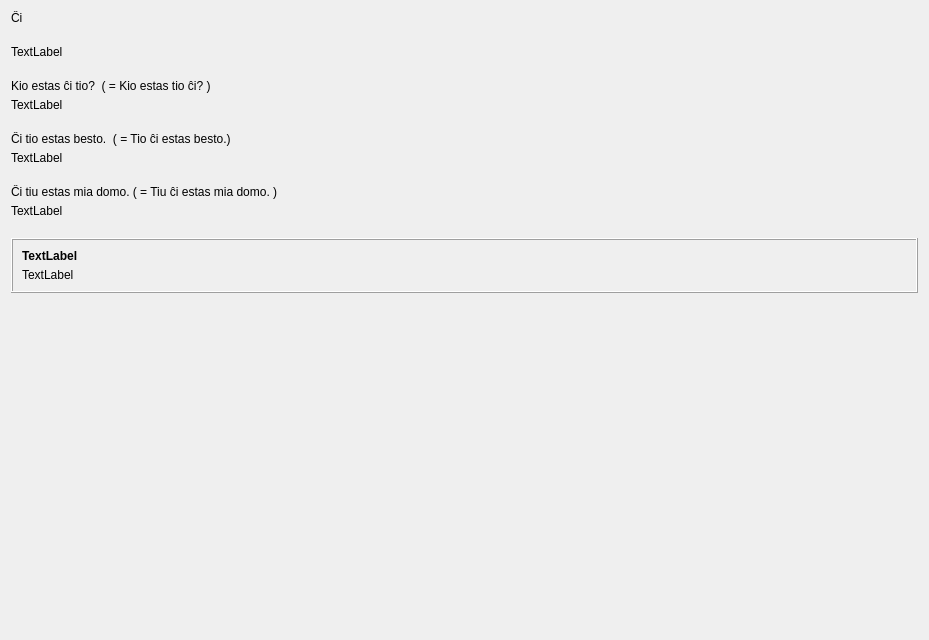
         <widget class="QWidget" name="scrollAreaWidgetContents_5">
          <property name="geometry">
           <rect>
            <x>0</x>
            <y>0</y>
            <width>929</width>
            <height>640</height>
           </rect>
          </property>
          <layout class="QVBoxLayout" name="verticalLayout_33">
           <property name="spacing">
            <number>20</number>
           </property>
           <item>
            <widget class="titolo" name="label_58">
             <property name="sizePolicy">
              <sizepolicy hsizetype="Preferred" vsizetype="Maximum">
               <horstretch>0</horstretch>
               <verstretch>0</verstretch>
              </sizepolicy>
             </property>
             <property name="text">
              <string>Ĉi</string>
             </property>
            </widget>
           </item>
           <item>
            <widget class="QLabel" name="Lec05_Label7">
             <property name="text">
              <string>TextLabel</string>
             </property>
             <property name="wordWrap">
              <bool>true</bool>
             </property>
            </widget>
           </item>
           <item>
            <layout class="QVBoxLayout" name="verticalLayout_82">
             <property name="spacing">
              <number>5</number>
             </property>
             <item>
              <widget class="klakbutono_nova" name="Lec05_Button493">
               <property name="text">
                <string>Kio estas ĉi tio?  ( = Kio estas tio ĉi? )</string>
               </property>
               <property name="wordWrap">
                <bool>true</bool>
               </property>
              </widget>
             </item>
             <item>
              <widget class="QLabel" name="Lec05_Label456">
               <property name="text">
                <string>TextLabel</string>
               </property>
               <property name="wordWrap">
                <bool>true</bool>
               </property>
              </widget>
             </item>
            </layout>
           </item>
           <item>
            <layout class="QVBoxLayout" name="verticalLayout_83">
             <property name="spacing">
              <number>5</number>
             </property>
             <item>
              <widget class="klakbutono_nova" name="Lec05_Button494">
               <property name="text">
                <string>Ĉi tio estas besto.  ( = Tio ĉi estas besto.)</string>
               </property>
               <property name="wordWrap">
                <bool>true</bool>
               </property>
              </widget>
             </item>
             <item>
              <widget class="QLabel" name="Lec05_Label457">
               <property name="text">
                <string>TextLabel</string>
               </property>
               <property name="wordWrap">
                <bool>true</bool>
               </property>
              </widget>
             </item>
            </layout>
           </item>
           <item>
            <layout class="QVBoxLayout" name="verticalLayout_84">
             <property name="spacing">
              <number>5</number>
             </property>
             <item>
              <widget class="klakbutono_nova" name="Lec05_Button110">
               <property name="text">
                <string>Ĉi tiu estas mia domo. ( = Tiu ĉi estas mia domo. )</string>
               </property>
               <property name="wordWrap">
                <bool>true</bool>
               </property>
              </widget>
             </item>
             <item>
              <widget class="QLabel" name="Lec05_Label24">
               <property name="text">
                <string>TextLabel</string>
               </property>
               <property name="wordWrap">
                <bool>true</bool>
               </property>
              </widget>
             </item>
            </layout>
           </item>
           <item>
            <widget class="QFrame" name="frame_21">
             <property name="frameShape">
              <enum>QFrame::Box</enum>
             </property>
             <property name="frameShadow">
              <enum>QFrame::Raised</enum>
             </property>
             <property name="tipo" stdset="0">
              <string>markebla</string>
             </property>
             <layout class="QVBoxLayout" name="verticalLayout_55">
              <property name="spacing">
               <number>5</number>
              </property>
              <item>
               <widget class="QLabel" name="Lec05_Label22">
                <property name="sizePolicy">
                 <sizepolicy hsizetype="Preferred" vsizetype="Maximum">
                  <horstretch>0</horstretch>
                  <verstretch>0</verstretch>
                 </sizepolicy>
                </property>
                <property name="font">
                 <font>
                  <weight>75</weight>
                  <bold>true</bold>
                 </font>
                </property>
                <property name="text">
                 <string>TextLabel</string>
                </property>
                <property name="wordWrap">
                 <bool>true</bool>
                </property>
               </widget>
              </item>
              <item>
               <widget class="QLabel" name="Lec05_Label463">
                <property name="text">
                 <string>TextLabel</string>
                </property>
                <property name="wordWrap">
                 <bool>true</bool>
                </property>
               </widget>
              </item>
             </layout>
            </widget>
           </item>
           <item>
            <spacer name="verticalSpacer">
             <property name="orientation">
              <enum>Qt::Vertical</enum>
             </property>
             <property name="sizeHint" stdset="0">
              <size>
               <width>20</width>
               <height>40</height>
              </size>
             </property>
            </spacer>
           </item>
          </layout>
         </widget>
